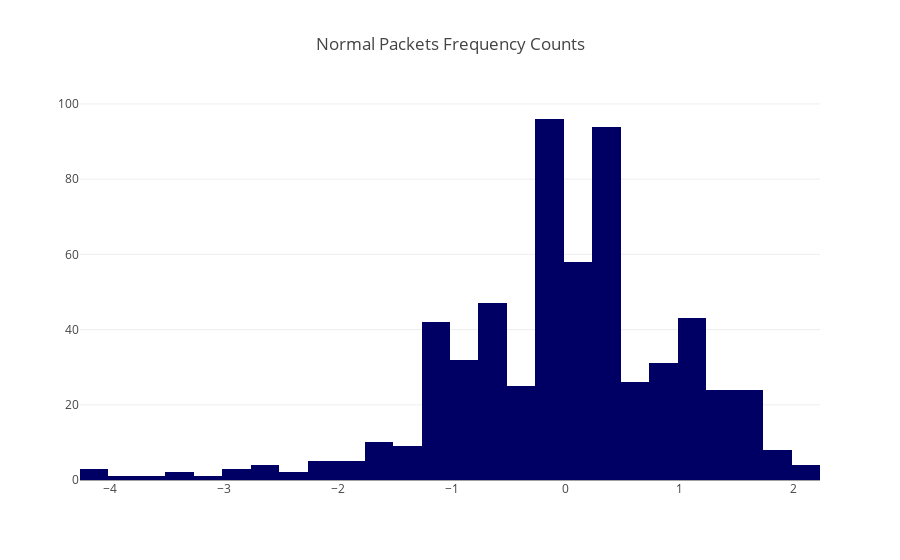
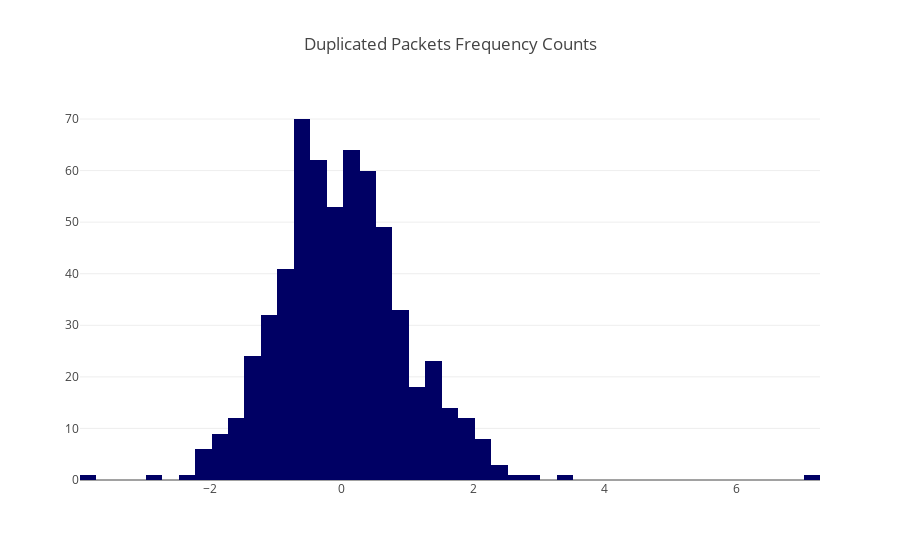

Notebook source saved alongside these figures, in order:
### Code cell
distribution_data = [{'data':norm_speed['y'],
                     'title':"Normal Packets"},
                     {'data':dup_speed['y'],
                    'title':"Duplicated Packets"},
                     {'data':tamper_speed['y'],
                    'title':"Tampered Packets"},
                     {'data':drop_speed['y'],
                    'title':"Dropped Packets"}]

for each in distribution_data:
    z_scores = ZScore(each["data"])

    trace = go.Histogram(x=z_scores, xbins=dict(start=np.min(z_scores), size=0.25, end=np.max(z_scores)),
                       marker=dict(color='rgb(0, 0, 100)'))

    layout = go.Layout(
        title="{} Frequency Counts".format(each["title"])
    )

    fig = go.Figure(data=go.Data([trace]), layout=layout)
    iplot(fig, filename='{}-freq-counts'.format(each["title"]))

### Figure 1 — Plotly figure (JSON) as saved in the notebook; plotly's stock layout.template omitted (floating-point values rounded to 4 significant figures; data arrays with more than 128 entries replaced by an {"elided": "..."} marker saying what was removed)
{"data": [{"marker": {"color": "rgb(0, 0, 100)"}, "type": "histogram", "x": {"elided": "600 float values"}, "xbins": {"end": 2.179, "size": 0.25, "start": -4.265}}], "layout": {"title": {"text": "Normal Packets Frequency Counts"}}}

### Figure 2 — Plotly figure (JSON) as saved in the notebook; plotly's stock layout.template omitted (floating-point values rounded to 4 significant figures; data arrays with more than 128 entries replaced by an {"elided": "..."} marker saying what was removed)
{"data": [{"marker": {"color": "rgb(0, 0, 100)"}, "type": "histogram", "x": {"elided": "600 float values"}, "xbins": {"end": 7.143, "size": 0.25, "start": -3.979}}], "layout": {"title": {"text": "Duplicated Packets Frequency Counts"}}}
